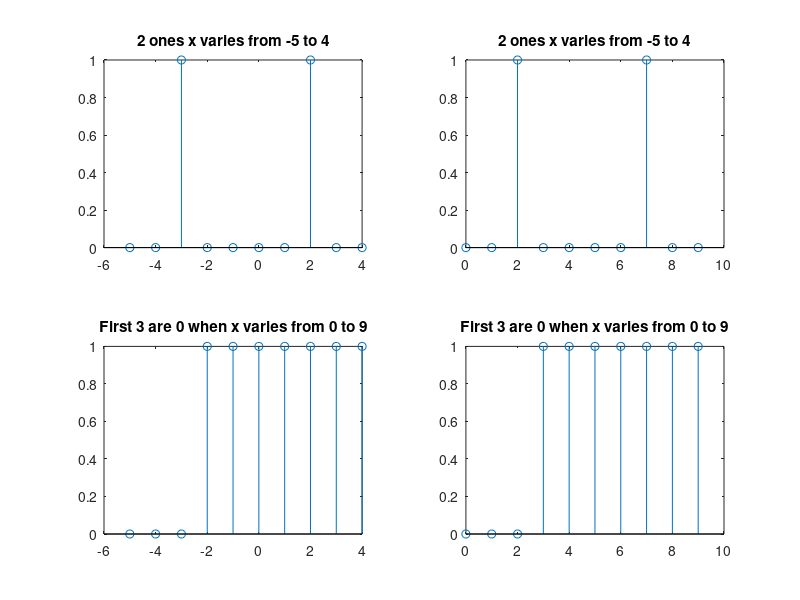

Write MATLAB code to recreate this figure.
% name:junpeng gai
% sid :40009896
% section:ELEC342-XL
% date:2023/01/30       

Y1=zeros(1,10);%first set all to 0
Y1(3)=1;%first select the 3rd position
Y1(8)=1;%second select the 8th position

Y2=zeros(1,10); % I chose the first 3 are 1,which means n=3
Y2(4:10)=1;% the positions after n=3 are 0;

x1=(0:9); %range from 0 to 9
x2=(-5:4);%range from -5 to 4
subplot(2,2,1);%place plot at 1st position
stem(x2,Y1);%plot 2impulse in domain x2
title('2 ones x varies from -5 to 4');
subplot(2,2,2);%place plot at 2ed position
stem(x1,Y1);%plot 2impulse in domain x1
title('2 ones x varies from -5 to 4');
subplot(2,2,3);%place plot at 3rd position
stem(x2,Y2);%plot first in domain x2
title('First 3 are 0 when x varies from 0 to 9');
subplot(2,2,4);%place plot at 4th position
stem(x1,Y2);%plot 2impulse in domain x1
title('First 3 are 0 when x varies from 0 to 9');
